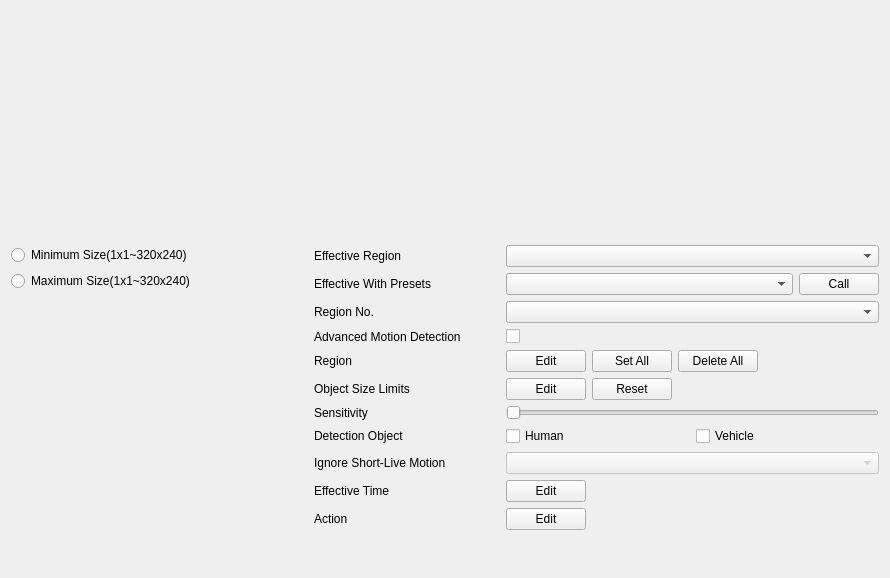
<?xml version="1.0" encoding="UTF-8"?>
<ui version="4.0">
 <class>AdvancedMotionDetection</class>
 <widget class="QWidget" name="AdvancedMotionDetection">
  <property name="geometry">
   <rect>
    <x>0</x>
    <y>0</y>
    <width>890</width>
    <height>578</height>
   </rect>
  </property>
  <property name="windowTitle">
   <string>Form</string>
  </property>
  <layout class="QGridLayout" name="gridLayout">
   <property name="spacing">
    <number>20</number>
   </property>
   <item row="0" column="0">
    <widget class="CommonVideo" name="commonVideo" native="true">
     <property name="sizePolicy">
      <sizepolicy hsizetype="Preferred" vsizetype="Preferred">
       <horstretch>1</horstretch>
       <verstretch>0</verstretch>
      </sizepolicy>
     </property>
     <property name="minimumSize">
      <size>
       <width>0</width>
       <height>100</height>
      </size>
     </property>
    </widget>
   </item>
   <item row="0" column="1">
    <widget class="ButtonGroup" name="widget_buttonGroup" native="true">
     <property name="sizePolicy">
      <sizepolicy hsizetype="Expanding" vsizetype="Expanding">
       <horstretch>2</horstretch>
       <verstretch>2</verstretch>
      </sizepolicy>
     </property>
    </widget>
   </item>
   <item row="1" column="0">
    <widget class="QWidget" name="widgetSize" native="true">
     <layout class="QGridLayout" name="gridLayout_3">
      <property name="leftMargin">
       <number>0</number>
      </property>
      <property name="topMargin">
       <number>0</number>
      </property>
      <property name="rightMargin">
       <number>0</number>
      </property>
      <property name="bottomMargin">
       <number>0</number>
      </property>
      <item row="1" column="0">
       <widget class="QRadioButton" name="radioButton_maxLayout">
        <property name="text">
         <string>Maximum Size(1x1~320x240)</string>
        </property>
       </widget>
      </item>
      <item row="0" column="0">
       <widget class="QRadioButton" name="radioButton_minLayout">
        <property name="text">
         <string>Minimum Size(1x1~320x240)</string>
        </property>
       </widget>
      </item>
      <item row="2" column="0" colspan="2">
       <spacer name="verticalSpacer_3">
        <property name="orientation">
         <enum>Qt::Vertical</enum>
        </property>
        <property name="sizeHint" stdset="0">
         <size>
          <width>20</width>
          <height>40</height>
         </size>
        </property>
       </spacer>
      </item>
      <item row="0" column="1">
       <widget class="VCASizeLineEditBox" name="widgetMinLineBox" native="true"/>
      </item>
      <item row="1" column="1">
       <widget class="VCASizeLineEditBox" name="widgetMaxLineBox" native="true"/>
      </item>
     </layout>
    </widget>
   </item>
   <item row="1" column="1">
    <widget class="QWidget" name="widget" native="true">
     <property name="sizePolicy">
      <sizepolicy hsizetype="Expanding" vsizetype="Expanding">
       <horstretch>0</horstretch>
       <verstretch>3</verstretch>
      </sizepolicy>
     </property>
     <layout class="QGridLayout" name="gridLayout_2">
      <property name="leftMargin">
       <number>0</number>
      </property>
      <property name="topMargin">
       <number>0</number>
      </property>
      <property name="rightMargin">
       <number>0</number>
      </property>
      <property name="bottomMargin">
       <number>0</number>
      </property>
      <item row="11" column="0" colspan="2">
       <spacer name="verticalSpacer_2">
        <property name="orientation">
         <enum>Qt::Vertical</enum>
        </property>
        <property name="sizeHint" stdset="0">
         <size>
          <width>20</width>
          <height>10</height>
         </size>
        </property>
       </spacer>
      </item>
      <item row="5" column="0">
       <widget class="QLabel" name="labelObjectSizeLimits">
        <property name="text">
         <string>Object Size Limits</string>
        </property>
       </widget>
      </item>
      <item row="0" column="0">
       <widget class="QLabel" name="labelEffectiveRegion">
        <property name="text">
         <string>Effective Region</string>
        </property>
       </widget>
      </item>
      <item row="9" column="1">
       <widget class="QWidget" name="widgetEffectiveTime" native="true">
        <layout class="QHBoxLayout" name="horizontalLayout_3">
         <property name="leftMargin">
          <number>0</number>
         </property>
         <property name="topMargin">
          <number>0</number>
         </property>
         <property name="rightMargin">
          <number>0</number>
         </property>
         <property name="bottomMargin">
          <number>0</number>
         </property>
         <item>
          <widget class="MyPushButton" name="pushButton_editTime">
           <property name="text">
            <string>Edit</string>
           </property>
          </widget>
         </item>
         <item>
          <spacer name="horizontalSpacer_2">
           <property name="orientation">
            <enum>Qt::Horizontal</enum>
           </property>
           <property name="sizeHint" stdset="0">
            <size>
             <width>40</width>
             <height>20</height>
            </size>
           </property>
          </spacer>
         </item>
        </layout>
       </widget>
      </item>
      <item row="10" column="1">
       <widget class="QWidget" name="widgetAction" native="true">
        <layout class="QHBoxLayout" name="horizontalLayout">
         <property name="leftMargin">
          <number>0</number>
         </property>
         <property name="topMargin">
          <number>0</number>
         </property>
         <property name="rightMargin">
          <number>0</number>
         </property>
         <property name="bottomMargin">
          <number>0</number>
         </property>
         <item>
          <widget class="MyPushButton" name="pushButton_editAction">
           <property name="text">
            <string>Edit</string>
           </property>
          </widget>
         </item>
         <item>
          <spacer name="horizontalSpacer">
           <property name="orientation">
            <enum>Qt::Horizontal</enum>
           </property>
           <property name="sizeHint" stdset="0">
            <size>
             <width>40</width>
             <height>20</height>
            </size>
           </property>
          </spacer>
         </item>
        </layout>
       </widget>
      </item>
      <item row="5" column="1">
       <widget class="QWidget" name="widgetObjectSize" native="true">
        <layout class="QHBoxLayout" name="horizontalLayout_6">
         <property name="leftMargin">
          <number>0</number>
         </property>
         <property name="topMargin">
          <number>0</number>
         </property>
         <property name="rightMargin">
          <number>0</number>
         </property>
         <property name="bottomMargin">
          <number>0</number>
         </property>
         <item>
          <widget class="PushButtonEditState" name="pushButtonObjectSizeEdit">
           <property name="text">
            <string>Edit</string>
           </property>
          </widget>
         </item>
         <item>
          <widget class="MyPushButton" name="pushButtonObjectSizeReset">
           <property name="text">
            <string>Reset</string>
           </property>
          </widget>
         </item>
         <item>
          <spacer name="horizontalSpacer_4">
           <property name="orientation">
            <enum>Qt::Horizontal</enum>
           </property>
           <property name="sizeHint" stdset="0">
            <size>
             <width>40</width>
             <height>20</height>
            </size>
           </property>
          </spacer>
         </item>
        </layout>
       </widget>
      </item>
      <item row="3" column="1">
       <widget class="QCheckBox" name="checkBoxEnable">
        <property name="sizePolicy">
         <sizepolicy hsizetype="Minimum" vsizetype="Fixed">
          <horstretch>2</horstretch>
          <verstretch>0</verstretch>
         </sizepolicy>
        </property>
        <property name="text">
         <string/>
        </property>
       </widget>
      </item>
      <item row="9" column="0">
       <widget class="QLabel" name="label_effectiveTime">
        <property name="text">
         <string>Effective Time</string>
        </property>
       </widget>
      </item>
      <item row="7" column="1">
       <widget class="QWidget" name="widgetDetectionObject" native="true">
        <layout class="QHBoxLayout" name="horizontalLayout_5">
         <property name="leftMargin">
          <number>0</number>
         </property>
         <property name="topMargin">
          <number>0</number>
         </property>
         <property name="rightMargin">
          <number>0</number>
         </property>
         <property name="bottomMargin">
          <number>0</number>
         </property>
         <item>
          <widget class="MyCheckBox" name="checkBoxHuman">
           <property name="text">
            <string>Human</string>
           </property>
          </widget>
         </item>
         <item>
          <widget class="MyCheckBox" name="checkBoxVehicle">
           <property name="text">
            <string>Vehicle</string>
           </property>
          </widget>
         </item>
        </layout>
       </widget>
      </item>
      <item row="6" column="1">
       <widget class="BaseSlider" name="horizontalSlider_sensitivity">
        <property name="sizePolicy">
         <sizepolicy hsizetype="Expanding" vsizetype="Ignored">
          <horstretch>0</horstretch>
          <verstretch>0</verstretch>
         </sizepolicy>
        </property>
        <property name="orientation">
         <enum>Qt::Horizontal</enum>
        </property>
       </widget>
      </item>
      <item row="8" column="0">
       <widget class="QLabel" name="label_IgnoreShortLiveMotion">
        <property name="text">
         <string>Ignore Short-Live Motion</string>
        </property>
       </widget>
      </item>
      <item row="3" column="0">
       <widget class="QLabel" name="label_advancedMotion">
        <property name="sizePolicy">
         <sizepolicy hsizetype="Preferred" vsizetype="Preferred">
          <horstretch>1</horstretch>
          <verstretch>0</verstretch>
         </sizepolicy>
        </property>
        <property name="text">
         <string>Advanced Motion Detection</string>
        </property>
       </widget>
      </item>
      <item row="10" column="0">
       <widget class="QLabel" name="label_action">
        <property name="text">
         <string>Action</string>
        </property>
       </widget>
      </item>
      <item row="4" column="1">
       <widget class="QWidget" name="widgetRegion" native="true">
        <layout class="QHBoxLayout" name="horizontalLayout_4">
         <property name="leftMargin">
          <number>0</number>
         </property>
         <property name="topMargin">
          <number>0</number>
         </property>
         <property name="rightMargin">
          <number>0</number>
         </property>
         <property name="bottomMargin">
          <number>0</number>
         </property>
         <item>
          <widget class="PushButtonEditState" name="pushButtonRegionEdit">
           <property name="text">
            <string>Edit</string>
           </property>
          </widget>
         </item>
         <item>
          <widget class="MyPushButton" name="pushButton_setAll">
           <property name="text">
            <string>Set All</string>
           </property>
          </widget>
         </item>
         <item>
          <widget class="MyPushButton" name="pushButton_clearAll">
           <property name="text">
            <string>Delete All</string>
           </property>
          </widget>
         </item>
         <item>
          <spacer name="horizontalSpacer_3">
           <property name="orientation">
            <enum>Qt::Horizontal</enum>
           </property>
           <property name="sizeHint" stdset="0">
            <size>
             <width>40</width>
             <height>20</height>
            </size>
           </property>
          </spacer>
         </item>
        </layout>
       </widget>
      </item>
      <item row="1" column="0">
       <widget class="QLabel" name="labelEffectiveWithPresets">
        <property name="text">
         <string>Effective With Presets</string>
        </property>
       </widget>
      </item>
      <item row="6" column="0">
       <widget class="QLabel" name="label_sensitivity">
        <property name="text">
         <string>Sensitivity</string>
        </property>
       </widget>
      </item>
      <item row="7" column="0">
       <widget class="QLabel" name="labelDetectionObject">
        <property name="text">
         <string>Detection Object</string>
        </property>
       </widget>
      </item>
      <item row="4" column="0">
       <widget class="QLabel" name="label_setRegion">
        <property name="text">
         <string>Region</string>
        </property>
       </widget>
      </item>
      <item row="8" column="1">
       <widget class="ComboBox" name="comboBox_IgnoreShortLiveMotion">
        <property name="enabled">
         <bool>false</bool>
        </property>
       </widget>
      </item>
      <item row="2" column="0">
       <widget class="QLabel" name="labelRegionNo">
        <property name="text">
         <string>Region No.</string>
        </property>
       </widget>
      </item>
      <item row="0" column="1">
       <widget class="ComboBox" name="comboBoxEffectiveRegion"/>
      </item>
      <item row="2" column="1">
       <widget class="ComboBox" name="comboBoxRegionNo"/>
      </item>
      <item row="1" column="1">
       <widget class="QWidget" name="widgetPresets" native="true">
        <layout class="QHBoxLayout" name="horizontalLayout_2">
         <property name="leftMargin">
          <number>0</number>
         </property>
         <property name="topMargin">
          <number>0</number>
         </property>
         <property name="rightMargin">
          <number>0</number>
         </property>
         <property name="bottomMargin">
          <number>0</number>
         </property>
         <item>
          <widget class="ComboBox" name="comboBoxEffectiveWithPreset">
           <property name="sizePolicy">
            <sizepolicy hsizetype="Preferred" vsizetype="Fixed">
             <horstretch>4</horstretch>
             <verstretch>0</verstretch>
            </sizepolicy>
           </property>
          </widget>
         </item>
         <item>
          <widget class="MyPushButton" name="pushButtonEffectiveWithPreset">
           <property name="sizePolicy">
            <sizepolicy hsizetype="Minimum" vsizetype="Fixed">
             <horstretch>1</horstretch>
             <verstretch>0</verstretch>
            </sizepolicy>
           </property>
           <property name="text">
            <string>Call</string>
           </property>
          </widget>
         </item>
        </layout>
       </widget>
      </item>
     </layout>
    </widget>
   </item>
  </layout>
 </widget>
 <customwidgets>
  <customwidget>
   <class>ComboBox</class>
   <extends>QComboBox</extends>
   <header>combobox.h</header>
  </customwidget>
  <customwidget>
   <class>MyPushButton</class>
   <extends>QPushButton</extends>
   <header>mypushbutton.h</header>
  </customwidget>
  <customwidget>
   <class>MyCheckBox</class>
   <extends>QCheckBox</extends>
   <header>MyCheckBox.h</header>
  </customwidget>
  <customwidget>
   <class>BaseSlider</class>
   <extends>QSlider</extends>
   <header>baseslider.h</header>
   <container>1</container>
  </customwidget>
  <customwidget>
   <class>CommonVideo</class>
   <extends>QWidget</extends>
   <header>commonvideo.h</header>
   <container>1</container>
  </customwidget>
  <customwidget>
   <class>ButtonGroup</class>
   <extends>QWidget</extends>
   <header>buttongroup.h</header>
   <container>1</container>
  </customwidget>
  <customwidget>
   <class>PushButtonEditState</class>
   <extends>QPushButton</extends>
   <header>pushbuttoneditstate.h</header>
  </customwidget>
  <customwidget>
   <class>VCASizeLineEditBox</class>
   <extends>QWidget</extends>
   <header>VCASizeLineEditBox.h</header>
   <container>1</container>
  </customwidget>
 </customwidgets>
 <resources/>
 <connections/>
</ui>
